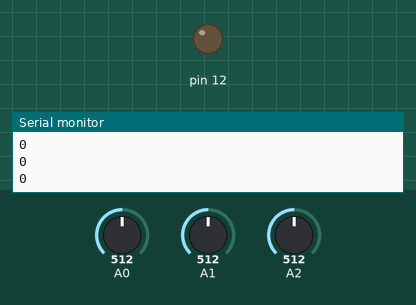
This sketch was run on a simulated Arduino Uno, built with avr-gcc and run on an emulated ATmega328P. Shown: output pins drawn as LEDs (lit = HIGH), the last lines printed to the serial monitor. Dashed ring = blinking. The test bench sets the inputs (shaded band); at power-on: A0 = 512, A1 = 512, A2 = 512.

Above: at 2.4 s.
2.5 s: A0 set to 774
4.0 s: A0 set to 795
At 4.5 s:
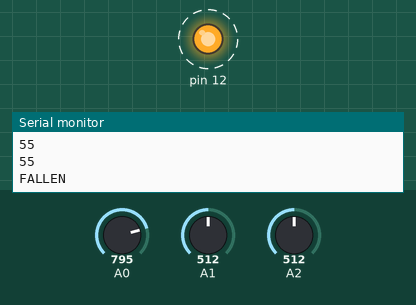
7.0 s: A1 set to 716
8.6 s: A1 set to 654
10.5 s: A1 set to 633
At 12.0 s:
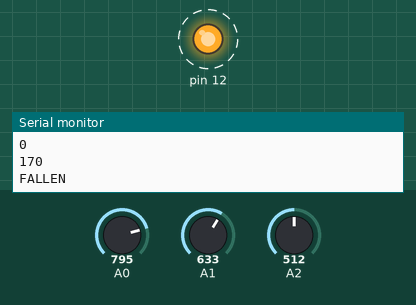
13.5 s: A1 set to 900
At 15.5 s:
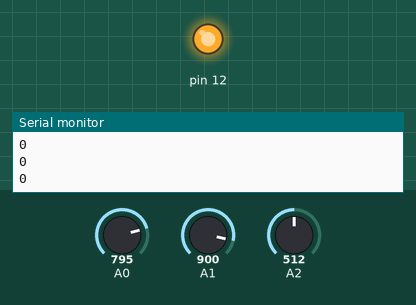
Timing chart, 0 to 16.1 s (numbered marks = the images above; inputs shaded):
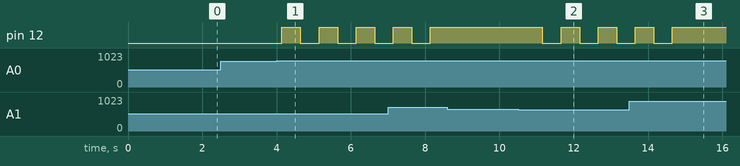

Measured:
- the behaviour switches between 787 and 788 on A0 (found by bisection; images 0 and 1)
- after the input at 4.0 s, pin 12: alternates HIGH for 0.50 s and LOW for 0.50 s, starting after 0.14 s
- after the input at 10.5 s, pin 12: alternates HIGH for 0.50 s and LOW for 0.50 s, starting after 0.66 s
- after the input at 13.5 s, pin 12: goes on until 14.7 s, then stays HIGH

The sketch:

Main.ino
```cpp
int avgX, avgY, avgZ;
int lowExtrX, highExtrX, lowExtrY, highExtrY, lowExtrZ, highExtrZ;
const int SAMPLES = 50;

void getNeutral() {
  int sumX = 0, sumY = 0, sumZ = 0;

  for (int i=0; i<SAMPLES; i++) {

    sumX += analogRead(A0);
    Serial.print(analogRead(A0));
    Serial.print("    ");

    sumY += analogRead(A1);
    Serial.print(analogRead(A1));
    Serial.print("    ");

    sumZ += analogRead(A2);
    Serial.println(analogRead(A2));

    delay(10);
  }

  avgX = sumX/SAMPLES;
  avgY = sumY/SAMPLES;
  avgZ = sumZ/SAMPLES;
}

void printAvg() {
  Serial.print("avgX = ");
  Serial.print(avgX);

  Serial.print("    avgY = ");
  Serial.print(avgY);

  Serial.print("    avgZ = ");
  Serial.println(avgZ);
}

void getExtremes() {

  int lowestSFx = 0;
  int highestSFx = 0;
  int lowestSFy = 0;
  int highestSFy = 0;
  int lowestSFz = 0;
  int highestSFz = 0;

  for (int i=0; i<SAMPLES*2; i++) {

    int temp1 = analogRead(A0) - avgX;
    if (temp1 > highestSFx) {
      highestSFx = temp1;
    }
    else if (temp1 < lowestSFx) {
      lowestSFx = temp1;
    }
    Serial.print(temp1);
    Serial.print("    ");
    /////////
    int temp2 = analogRead(A1) - avgY;
    if (temp2 > highestSFy) {
      highestSFy = temp2;
    }
    else if (temp2 < lowestSFy) {
      lowestSFy = temp2;
    }
    Serial.print(temp2);
    Serial.print("    ");
    ////////
    int temp3 = analogRead(A2) - avgZ;
    if (temp3 > highestSFz) {
      highestSFz = temp3;
    }
    else if (temp3 < lowestSFz) {
      lowestSFz = temp3;
    }
    Serial.println(temp3);

    delay(5);
  }

  lowExtrX = lowestSFx;
  Serial.print("Lowest deviation of x: ");
  Serial.print(lowExtrX);

  highExtrX = highestSFx;
  Serial.print("  Highest deviation of x: ");
  Serial.println(highExtrX);

  lowExtrY = lowestSFy;
  Serial.print("Lowest deviation of y: ");
  Serial.print(lowExtrY);

  highExtrY = highestSFy;
  Serial.print("  Highest deviation of y: ");
  Serial.println(highExtrY);

  lowExtrZ = lowestSFz;
  Serial.print("Lowest deviation of z: ");
  Serial.print(lowExtrZ);

  highExtrZ = highestSFz;
  Serial.print("  Highest deviation of z: ");
  Serial.println(highExtrZ);

}

int getAcc() {
  int a1 = analogRead(A0) - avgX;
  //Serial.print(a1); Serial.print("      ");
  int a = pow(a1, 2);

  int b1 = analogRead(A1) - avgY;
  int b = pow(b1, 2);

  int c1 = analogRead(A2) - avgZ;
  int c = pow(c1, 2);
  //Serial.print(a); Serial.print("         ");
  //Serial.print(b); Serial.print("         ");
  //Serial.print(c); Serial.print("         ");
  int value = sqrt(a + b + c);
  //Serial.println(value);

  return value;
  //return sqrt(pow((analogRead(A0) - avgX),2) + pow((analogRead(A1) - avgY),2) + pow((analogRead(A2) - avgZ),2));
}

int highPass() { //NOT NECESSARY FOR ACCELEROMETER
  int returnValue = 0;
  for (int i = 0; i < 10; i++) {
    returnValue += getAcc();
    delay(1);
  }
  return returnValue /= 10;
}

bool fallDetect() {
  int vo = 20;
  bool falling = true;
  bool fallen = false;
  for (int i = 0; i<3 & falling == true; i++) {
    int vi = getAcc();
    if (vo < vi || abs(vo-vi) < 5 || vi > 50)
      vo = vi;
    else
      falling = false;
    delay(50);
  }

  if (falling == true) {
    for (int i = 0; i < 50; i++) {
      int temp = getAcc();
      if (temp > 100) {
        fallen = true;
        break;
      }

    }
  }

  return fallen;
}

void fallenProtocol() {
  digitalWrite(12, HIGH);
  Serial.println("FALLEN");
  //system("/var/HelpMe/alert.sh"); //JOEL'S SCRIPT
  //enter button mode, measure vitals

  for (int i = 0; i<4; i++){
  delay(500);
  digitalWrite(12, LOW);
  delay(500);
  digitalWrite(12, HIGH);
  }
}

void setup() {
  Serial.begin(9600);
  pinMode(12, OUTPUT);

  getNeutral();
  printAvg();
  delay(300);
  digitalWrite(12, LOW);
}

void loop() { //run fall detect and vital tracking at the same time

  Serial.println(getAcc());
  /*

  Serial.print(avgX);
  Serial.print("  ");
  Serial.print(avgY);
  Serial.print("  ");
  Serial.println(avgZ);
*/

  bool call = fallDetect();

  delay(5);

  if (call == true) {
    fallenProtocol();
  }

  delay(95);
}
```
